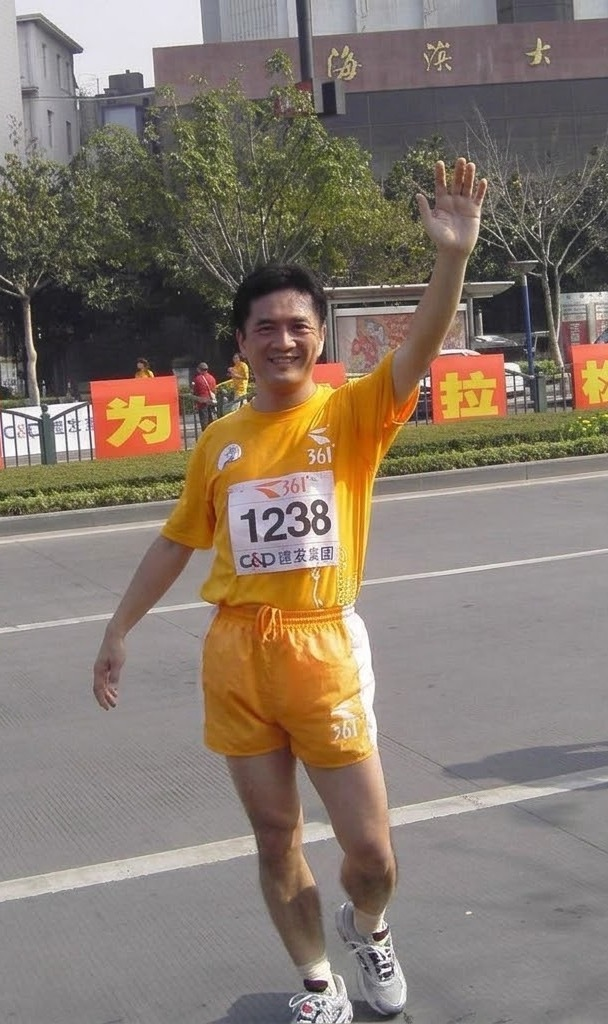
#> input picture george-zhou-photo.jpg, 608 x 1024 px
$ python -i build_article_images.py   (imports and definitions only)
#> lines starting #> are read from the running program, lines starting #| are printed output that depends on the picture
#> in build_section, im is the input picture: PIL image 608x1024 RGB; mean R, G, B 133.3, 120.8, 108.8
#!/usr/bin/env python3
"""把 Gemini 生成的原始 PNG 加工成文章配图，保证 29+ 篇视觉统一。

输入目录需含：cover-bg.png（16:9 背景，左侧留白）与若干 NN-name.png（3:2 章节图）。
输出到 public/images/articles/<slug>/：og.jpg（1200x630，叠加中文标题）
与 NN-name.jpg（1200x800）。

用法：
  python3 scripts/build_article_images.py \
    --slug us-notary-vs-china-notary \
    --src /tmp/img/us-notary-vs-china-notary \
    --kicker "公证知识 · 公证基础" \
    --title "美国公证员和中国公证处|根本不是一回事" \
    --subtitle "同名不同事：一个证明身份与签署，一个证明真实与合法"

标题用 | 分行；不写 | 则自动按宽度折行。
"""
import argparse
import pathlib
import sys

from PIL import Image, ImageDraw, ImageFont

# 站点品牌色（与 src/styles/global.css 一致）
GREEN = (27, 59, 50)
TERRA = (216, 132, 101)
MUTED = (107, 114, 108)
YELLOW = (240, 184, 58)

SONGTI = "/System/Library/Fonts/Supplemental/Songti.ttc"
HEITI = "/System/Library/Fonts/Hiragino Sans GB.ttc"

OG_W, OG_H = 1200, 630
SECTION_W, SECTION_H = 1200, 800
MARGIN_X = 76


def songti_black(size):
    return ImageFont.truetype(SONGTI, size, index=0)


def songti_bold(size):
    return ImageFont.truetype(SONGTI, size, index=1)


def heiti(size):
    return ImageFont.truetype(HEITI, size, index=0)


def save_jpg(im, path, quality=84):
    im.convert("RGB").save(path, "JPEG", quality=quality, optimize=True, progressive=True)


# [15 lines left out: function wrap_title, not called in this run]


def trim_uniform_bands(im, max_frac=0.14, flat_sd=4.0, step=10.0):
    """裁掉模型常在上下（偶尔左右）留下的近乎纯色边带。

    这类色带本是给裁切预留的出血区，但当它与画面之间形成明显阶跃时，
    在页面上会读成意外的白边。判定：最外一行/列极均匀（标准差小），
    且与稍往里处存在明显亮度阶跃，则逐步内收。
    """
#> called with max_frac = 0.14, flat_sd = 4, step = 10
    from PIL import ImageStat

    g = im.convert("L")
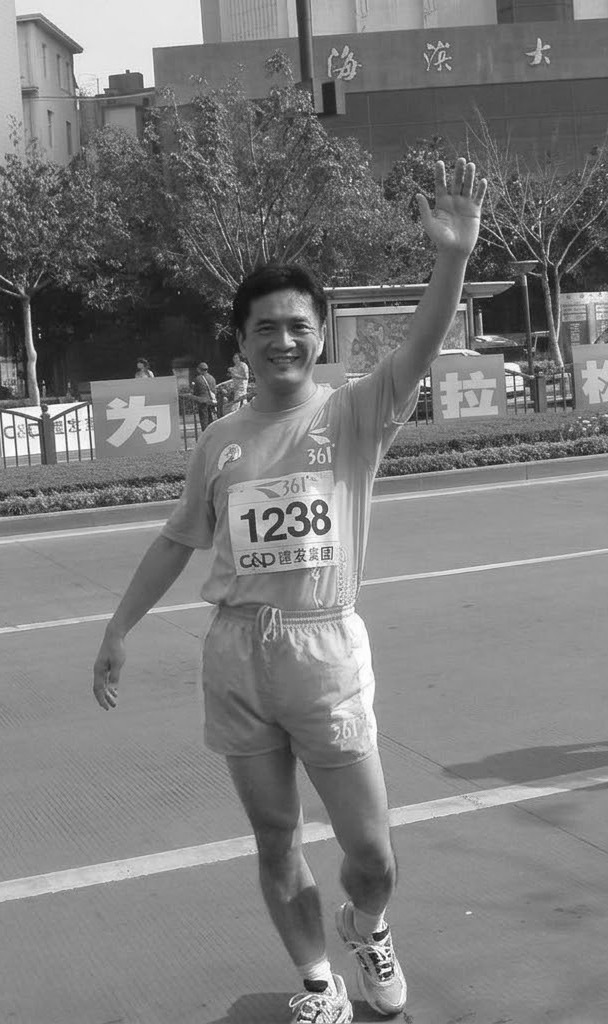
#> g: PIL image 608x1024 L; min 13, max 255, mean 123.2
    w, h = im.size
#> w = 608; h = 1024

    def row_stats(y):
        s = ImageStat.Stat(g.crop((0, y, w, y + 1)))
        return s.mean[0], s.stddev[0]

    def col_stats(x):
        s = ImageStat.Stat(g.crop((x, 0, x + 1, h)))
        return s.mean[0], s.stddev[0]

    def scan(n, stats, limit):
        """从边缘向内找到色带结束的位置"""
#> called with n = 0, limit = 143
        m0, s0 = stats(0 if n == 0 else n)
#> m0 = 170.4; s0 = 49.52
        if s0 > flat_sd:
            return 0
        i = 0
        while i < limit:
            m, s = stats(i)
            if s > flat_sd or abs(m - m0) > step:
                break
            i += 1
        return i if i < limit else 0

    top = scan(0, lambda i: row_stats(i), int(h * max_frac))
#> top = 0
    bot = scan(0, lambda i: row_stats(h - 1 - i), int(h * max_frac))
#> bot = 0
    left = scan(0, lambda i: col_stats(i), int(w * max_frac))
#> left = 0
    right = scan(0, lambda i: col_stats(w - 1 - i), int(w * max_frac))
#> right = 0

    if not (top or bot or left or right):
        return im
    return im.crop((left, top, w - right, h - bot))


# [86 lines left out: functions detect_text_zone, build_cover, not called in this run]


def build_section(src_png, out_path):
    im = Image.open(src_png).convert("RGB")
    im = trim_uniform_bands(im)
    w, h = im.size
#> w = 608; h = 1024
    # 裁成精确 3:2：裁掉多出来的那一维即可。裁边带后图可能比目标更"扁"，
    # 此时若仍按高度裁会越界，PIL 会补边而不是缩放——那会凭空造出黑边。
    target = SECTION_W / SECTION_H
    if w / h > target:          # 偏宽 → 裁宽度
        new_w = round(h * target)
        left = (w - new_w) // 2
        im = im.crop((left, 0, left + new_w, h))
    else:                        # 偏高 → 裁高度
        new_h = round(w / target)
#> new_h = 405
        top = (h - new_h) // 2
#> top = 309
        im = im.crop((0, top, w, top + new_h))
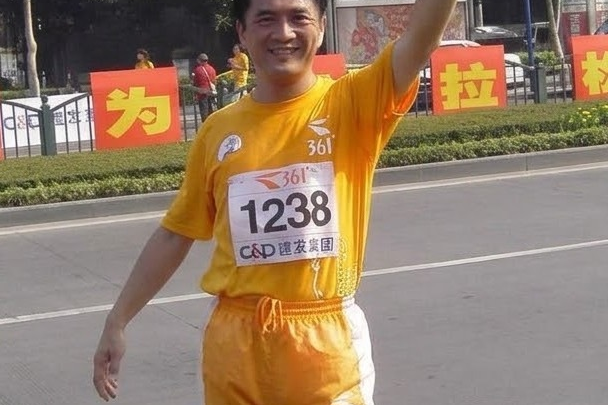
#> im: PIL image 608x405 RGB; mean R, G, B 149.6, 126.3, 103
    im = im.resize((SECTION_W, SECTION_H), Image.LANCZOS)
#> im: PIL image 1200x800 RGB
    save_jpg(im, out_path)
    return out_path


# [28 lines left out: function main, not called in this run]


# [2 lines not run here, left out]

>>> result = build_section('../george-zhou-photo.jpg', 'out.png')
